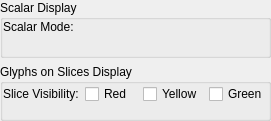
<?xml version="1.0" encoding="UTF-8"?>
<ui version="4.0">
 <class>qCjyxDiffusionTensorVolumeDisplayWidget</class>
 <widget class="qCjyxWidget" name="qCjyxDiffusionTensorVolumeDisplayWidget">
  <property name="geometry">
   <rect>
    <x>0</x>
    <y>0</y>
    <width>271</width>
    <height>121</height>
   </rect>
  </property>
  <property name="windowTitle">
   <string>Tensor Display Properties</string>
  </property>
  <layout class="QVBoxLayout" name="verticalLayout">
   <property name="leftMargin">
    <number>0</number>
   </property>
   <property name="topMargin">
    <number>0</number>
   </property>
   <property name="rightMargin">
    <number>0</number>
   </property>
   <property name="bottomMargin">
    <number>0</number>
   </property>
   <item>
    <widget class="ctkCollapsibleGroupBox" name="CollapsibleGroupBox_2">
     <property name="title">
      <string>Scalar Display</string>
     </property>
     <layout class="QFormLayout" name="formLayout">
      <property name="leftMargin">
       <number>0</number>
      </property>
      <property name="topMargin">
       <number>0</number>
      </property>
      <property name="rightMargin">
       <number>0</number>
      </property>
      <property name="bottomMargin">
       <number>0</number>
      </property>
      <item row="0" column="0">
       <widget class="QLabel" name="ScalarInvariantLabel">
        <property name="text">
         <string>Scalar Mode:</string>
        </property>
       </widget>
      </item>
      <item row="0" column="1">
       <widget class="qMRMLScalarInvariantComboBox" name="ScalarInvariantComboBox"/>
      </item>
      <item row="1" column="0" colspan="2">
       <widget class="qCjyxScalarVolumeDisplayWidget" name="ScalarVolumeDisplayWidget" native="true"/>
      </item>
     </layout>
    </widget>
   </item>
   <item>
    <widget class="ctkCollapsibleGroupBox" name="GlyphsOnSlicesDisplayCollapsibleGroupBox">
     <property name="title">
      <string>Glyphs on Slices Display</string>
     </property>
     <layout class="QFormLayout" name="formLayout_4">
      <property name="fieldGrowthPolicy">
       <enum>QFormLayout::AllNonFixedFieldsGrow</enum>
      </property>
      <property name="leftMargin">
       <number>0</number>
      </property>
      <property name="topMargin">
       <number>0</number>
      </property>
      <property name="rightMargin">
       <number>0</number>
      </property>
      <property name="bottomMargin">
       <number>0</number>
      </property>
      <item row="0" column="0">
       <widget class="QLabel" name="GlyphVisibilityLabel">
        <property name="text">
         <string>Slice Visibility:</string>
        </property>
       </widget>
      </item>
      <item row="0" column="1">
       <layout class="QHBoxLayout" name="horizontalLayout">
        <item>
         <widget class="QCheckBox" name="RedSliceCheckBox">
          <property name="text">
           <string>Red</string>
          </property>
         </widget>
        </item>
        <item>
         <widget class="QCheckBox" name="YellowSliceCheckBox">
          <property name="text">
           <string>Yellow</string>
          </property>
         </widget>
        </item>
        <item>
         <widget class="QCheckBox" name="GreenSliceCheckBox">
          <property name="text">
           <string>Green</string>
          </property>
         </widget>
        </item>
       </layout>
      </item>
      <item row="1" column="0" colspan="2">
       <widget class="qCjyxDTISliceDisplayWidget" name="DTISliceDisplayWidget" native="true"/>
      </item>
     </layout>
    </widget>
   </item>
  </layout>
 </widget>
 <customwidgets>
  <customwidget>
   <class>qMRMLScalarInvariantComboBox</class>
   <extends>QWidget</extends>
   <header>qMRMLScalarInvariantComboBox.h</header>
  </customwidget>
  <customwidget>
   <class>qCjyxWidget</class>
   <extends>QWidget</extends>
   <header>qCjyxWidget.h</header>
   <container>1</container>
  </customwidget>
  <customwidget>
   <class>ctkCollapsibleGroupBox</class>
   <extends>QGroupBox</extends>
   <header>ctkCollapsibleGroupBox.h</header>
   <container>1</container>
  </customwidget>
  <customwidget>
   <class>qCjyxScalarVolumeDisplayWidget</class>
   <extends>QWidget</extends>
   <header>qCjyxScalarVolumeDisplayWidget.h</header>
   <container>1</container>
   <slots>
    <slot>setMRMLScene(vtkMRMLScene*)</slot>
   </slots>
  </customwidget>
  <customwidget>
   <class>qCjyxDTISliceDisplayWidget</class>
   <extends>QWidget</extends>
   <header>qCjyxDTISliceDisplayWidget.h</header>
   <container>1</container>
   <slots>
    <slot>setMRMLScene(vtkMRMLScene*)</slot>
   </slots>
  </customwidget>
 </customwidgets>
 <resources/>
 <connections>
  <connection>
   <sender>qCjyxDiffusionTensorVolumeDisplayWidget</sender>
   <signal>mrmlSceneChanged(vtkMRMLScene*)</signal>
   <receiver>ScalarVolumeDisplayWidget</receiver>
   <slot>setMRMLScene(vtkMRMLScene*)</slot>
   <hints>
    <hint type="sourcelabel">
     <x>44</x>
     <y>66</y>
    </hint>
    <hint type="destinationlabel">
     <x>49</x>
     <y>61</y>
    </hint>
   </hints>
  </connection>
  <connection>
   <sender>qCjyxDiffusionTensorVolumeDisplayWidget</sender>
   <signal>mrmlSceneChanged(vtkMRMLScene*)</signal>
   <receiver>DTISliceDisplayWidget</receiver>
   <slot>setMRMLScene(vtkMRMLScene*)</slot>
   <hints>
    <hint type="sourcelabel">
     <x>231</x>
     <y>131</y>
    </hint>
    <hint type="destinationlabel">
     <x>236</x>
     <y>125</y>
    </hint>
   </hints>
  </connection>
 </connections>
</ui>
